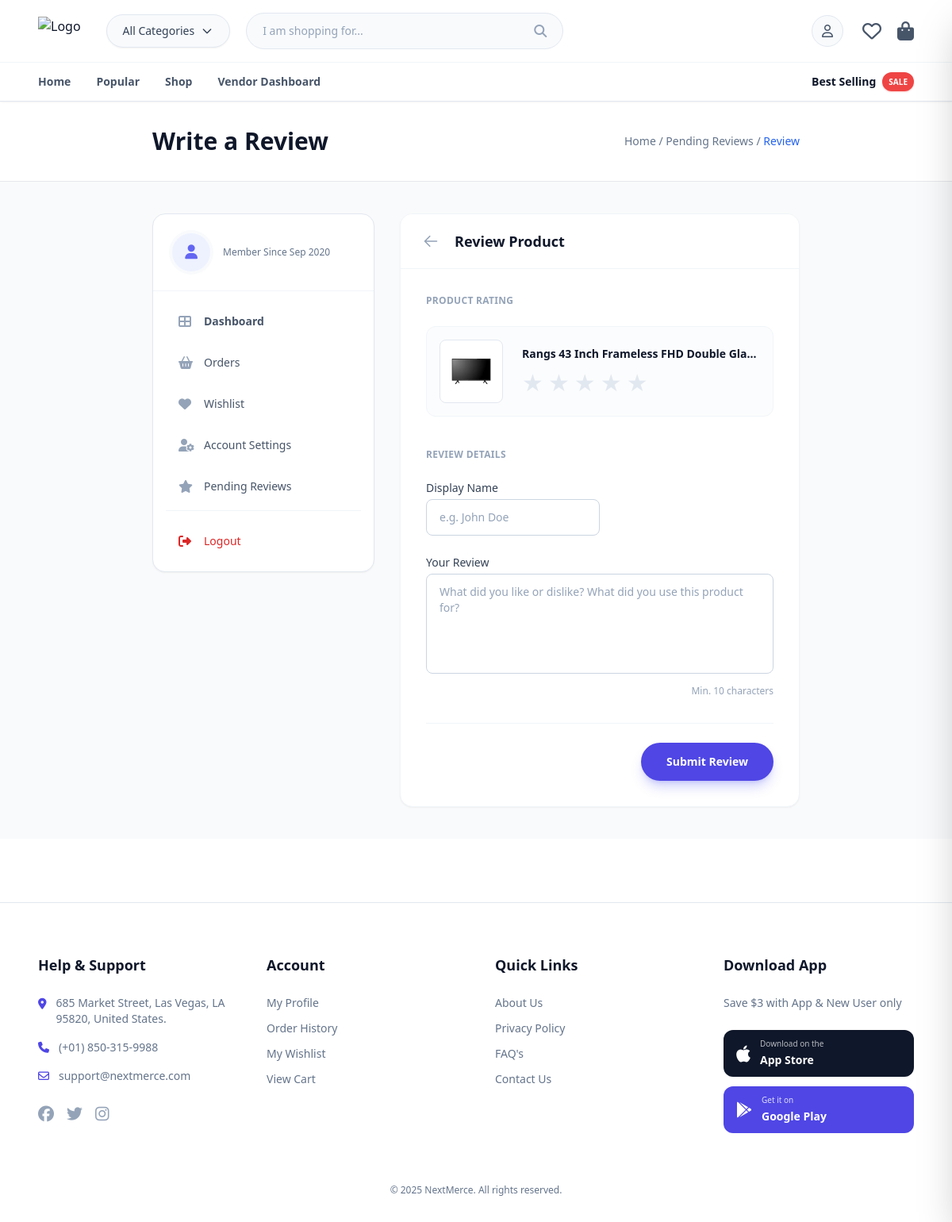
The page /customer/customer/account/review/detail/9/ on the database its author committed.
### store/models.py (models this page shows, shortened)
class OrderItem(models.Model):
    product = models.ForeignKey(Product, on_delete=models.SET_NULL, null=True)
    order = models.ForeignKey(Order, on_delete=models.SET_NULL, null=True)
    qty = models.IntegerField(default=0, null=True, blank=True)
    sub_total = models.DecimalField(default=0, decimal_places=2, max_digits=12, null=True, blank=True)
    reviewed = models.BooleanField(default=False, null=True)

class Product(models.Model):
    STATUS = (
        ("Published", "Published"),
        ("Draft", "Draft"),
        ("Disabled", "Disabled"),
    )
    BANNERS = (
        ("Banner 1", "Banner 1"),
        ("Banner 2", "Banner 2"),
        ("Banner 3", "Banner 3"),
        ("Banner 4", "Banner 4"),
        ("Banner 5", "Banner 5"),
        ("Banner 6", "Banner 6"),
    )
    status = models.CharField(max_length=500, choices=STATUS, default="Published")
    user = models.ForeignKey(userauth_model.User, on_delete=models.SET_NULL, null=True)
    category = models.ForeignKey("store.Category",on_delete=models.SET_NULL, null=True)
    name = models.CharField(max_length=50)
    description = models.TextField(blank=True, null=True)
    additional_information = models.TextField(blank=True, null=True)
    image = models.ImageField(upload_to='image', null=True, blank=True)
    sale_price = models.DecimalField(default=0, decimal_places=2, max_digits=12)
    regular_price = models.DecimalField(default=0, decimal_places=2, max_digits=12, null=True, blank=True)
    in_stock = models.BooleanField(default=False)
    free_delivery = models.BooleanField(default=False)
    qty = models.IntegerField(default=0, null=True, blank=True)
    featured = models.BooleanField(default=False)
    popular = models.BooleanField(default=False)
    slug = models.SlugField(unique=True, blank=True, null=True)
    cover_image = models.ImageField(upload_to='image', null=True, blank=True)
    best_selling = models.BooleanField(default=False)
    new_arrivals = models.BooleanField(default=False)
    banner = models.CharField(max_length=50, choices=BANNERS, blank=True, null=True)

### customer/views.py (the view, shortened to what this page needs)
# urls.py: path('customer/account/review/detail/<id>/', views.customer_review_detail,  name='review_detail'),
def customer_review_detail(request, id):
    item = OrderItem.objects.get(id=id)
    context = {
        'item':item
    }
    return render(request, 'customer/review_detail.html', context)

### store/context_processors.py (called while the page is built)
def cart_wishlist_counts(request):
    cart_count = 0
    wishlist_count = 0
    if request.user.is_authenticated:
        cart_count = Cart.objects.filter(user=request.user).count()
        wishlist_count = Wishlist.objects.filter(user=request.user).count()
    return {
        'CART_ITEM_COUNT': cart_count,
        'WISHLIST_ITEM_COUNT': wishlist_count,
    }

def default(request):
    categories = Category.objects.all()
    return {
        'categories': categories,
    }

### templates/customer/review_detail.html (shortened to what this page needs)
{% extends 'partials/base.html' %}
{% load static %}
{% block content %}
<div
    class="bg-white border-b border-gray-200 py-8 flex lg:flex-row flex-col lg:gap-0 gap-2  items-center justify-between px-4 lg:px-[12rem] xl:px-[19rem]">
    <h1 class="font-bold text-3xl text-slate-900">Write a Review</h1>
    <div class="text-sm font-medium">
        <a href="{% url 'index' %}" class="text-slate-500 hover:text-blue-600 transition-colors">Home /</a>
        <a href="{% url 'customer_reviews' %}" class="text-slate-500 hover:text-blue-600 transition-colors">Pending
            Reviews /</a>
        <span class="text-blue-600">Review</span>
    </div>
</div>
<section class="bg-[#F9FAFB] py-10 px-4 lg:px-[12rem] xl:px-[19rem]">
    <div class="grid grid-cols-1 lg:grid-cols-[280px_1fr] gap-8">
        <aside class="hidden lg:block sticky top-32 self-start h-fit">
            {% include 'customer/includes/sidebar.html' %}
        </aside>
        <div class="space-y-6">
            <div class="rounded-2xl border border-slate-100 bg-white shadow-sm overflow-hidden">
                <div class="flex items-center px-6 py-5 border-b border-slate-100 bg-white">
                    <a href="{% url 'customer_reviews' %}"
                        class="group mr-4 rounded-full p-1 hover:bg-slate-50 transition-colors">
                        <svg xmlns="http://www.w3.org/2000/svg" fill="none" viewBox="0 0 24 24" stroke-width="2"
                            stroke="currentColor" class="w-5 h-5 text-slate-400 group-hover:text-slate-700">
                            <path stroke-linecap="round" stroke-linejoin="round"
                                d="M10.5 19.5L3 12m0 0l7.5-7.5M3 12h18" />
                        </svg>
                    </a>
                    <h2 class="text-lg font-bold text-slate-900">Review Product</h2>
                </div>
                <form action="{% url 'review_detail' item.id %}" method="POST" class="p-8">
                    <div class="mb-10 text-center sm:text-left">
                        <h3 class="text-xs font-bold text-slate-400 uppercase tracking-wide mb-6">Product Rating</h3>
                        <div
                            class="flex flex-col sm:flex-row items-center gap-6 rounded-xl border border-slate-100 bg-slate-50/50 p-4">
                            <div
                                class="h-20 w-20 flex-shrink-0 overflow-hidden rounded-lg bg-white border border-slate-200 p-1">
                                <img src="{{item.product.image.url}}" alt="Product Thumbnail"
                                    class="h-full w-full object-contain mix-blend-multiply">
                            </div>
                            <div class="flex-1 text-center sm:text-left">
                                <p class="text-sm font-bold text-slate-900 line-clamp-1 mb-2">{{item.product.name}}</p>
                                <div class="flex flex-row-reverse justify-center sm:justify-end items-center gap-1.5">
                                    <label for="star5" title="5 Stars"
                                        class="text-slate-200 text-3xl cursor-pointer transition-colors peer-checked:text-yellow-400 hover:text-yellow-400 peer-hover:text-yellow-400">★</label>
                                    <label for="star4" title="4 Stars"
                                        class="text-slate-200 text-3xl cursor-pointer transition-colors peer-checked:text-yellow-400 hover:text-yellow-400 peer-hover:text-yellow-400 peer-checked:peer-hover:text-yellow-400">★</label>
                                    <label for="star3" title="3 Stars"
                                        class="text-slate-200 text-3xl cursor-pointer transition-colors peer-checked:text-yellow-400 hover:text-yellow-400 peer-hover:text-yellow-400 peer-checked:peer-hover:text-yellow-400">★</label>
                                    <label for="star2" title="2 Stars"
                                        class="text-slate-200 text-3xl cursor-pointer transition-colors peer-checked:text-yellow-400 hover:text-yellow-400 peer-hover:text-yellow-400 peer-checked:peer-hover:text-yellow-400">★</label>
                                    <label for="star1" title="1 Star"
                                        class="text-slate-200 text-3xl cursor-pointer transition-colors peer-checked:text-yellow-400 hover:text-yellow-400 peer-hover:text-yellow-400 peer-checked:peer-hover:text-yellow-400">★</label>
                                </div>
                            </div>
                        </div>
                    </div>
                    <div class="space-y-6">
                        <h3 class="text-xs font-bold text-slate-400 uppercase tracking-wide">Review Details</h3>
                        <div class="grid grid-cols-1 gap-6">
                            <div class="relative">
                                <label for="name" class="block text-sm font-medium text-slate-700 mb-1">Display
                                    Name</label>
                                <input type="text" name="name" id="name" placeholder="e.g. John Doe"
                                    class="w-full sm:w-1/2 rounded-lg border border-slate-300 px-4 py-3 text-sm text-slate-900 placeholder:text-slate-400 focus:border-indigo-500 focus:ring-2 focus:ring-indigo-500/20 focus:outline-none transition-all">
                            </div>
                            <div class="relative">
                                <label for="review" class="block text-sm font-medium text-slate-700 mb-1">Your
                                    Review</label>
                                <textarea rows="5" name="review" id="review"
                                    placeholder="What did you like or dislike? What did you use this product for?"
                                    class="w-full rounded-lg border border-slate-300 px-4 py-3 text-sm text-slate-900 placeholder:text-slate-400 focus:border-indigo-500 focus:ring-2 focus:ring-indigo-500/20 focus:outline-none transition-all resize-none"></textarea>
                                <p class="mt-2 text-xs text-slate-400 text-right">Min. 10 characters</p>
                            </div>
                        </div>
                    </div>
                    <div class="mt-8 pt-6 border-t border-slate-100 flex justify-end">
                        <button type="submit"
                            class="rounded-full bg-indigo-600 px-8 py-3.5 text-sm font-bold text-white shadow-lg shadow-indigo-500/30 hover:bg-indigo-700 hover:shadow-indigo-500/40 transition-all transform hover:-translate-y-0.5">
                            Submit Review
                        </button>
                    </div>
                </form>
            </div>
        </div>
    </div>
</section>
{% endblock content %}

### rows shown on the page
OrderItem: product.image (picture), product.name "Rangs 43 Inch Frameless FHD Double…"
